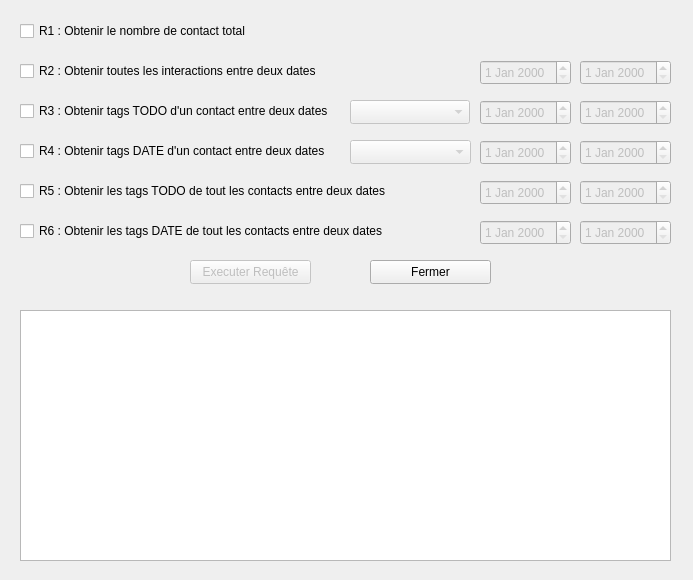
<?xml version="1.0" encoding="UTF-8"?>
<ui version="4.0">
 <class>UI_RequestContact</class>
 <widget class="QWidget" name="UI_RequestContact">
  <property name="windowModality">
   <enum>Qt::ApplicationModal</enum>
  </property>
  <property name="geometry">
   <rect>
    <x>0</x>
    <y>0</y>
    <width>693</width>
    <height>580</height>
   </rect>
  </property>
  <property name="windowTitle">
   <string>Requêtes</string>
  </property>
  <property name="windowIcon">
   <iconset resource="../ressources.qrc">
    <normaloff>:/Ressources/Icons/RequestContact.png</normaloff>:/Ressources/Icons/RequestContact.png</iconset>
  </property>
  <widget class="QPlainTextEdit" name="PT_ShowResults">
   <property name="enabled">
    <bool>true</bool>
   </property>
   <property name="geometry">
    <rect>
     <x>20</x>
     <y>310</y>
     <width>651</width>
     <height>251</height>
    </rect>
   </property>
   <property name="readOnly">
    <bool>true</bool>
   </property>
  </widget>
  <widget class="QCheckBox" name="CB_R1">
   <property name="geometry">
    <rect>
     <x>20</x>
     <y>20</y>
     <width>561</width>
     <height>22</height>
    </rect>
   </property>
   <property name="text">
    <string>R1 : Obtenir le nombre de contact total</string>
   </property>
   <property name="shortcut">
    <string>&amp;</string>
   </property>
  </widget>
  <widget class="QCheckBox" name="CB_R2">
   <property name="geometry">
    <rect>
     <x>20</x>
     <y>60</y>
     <width>561</width>
     <height>22</height>
    </rect>
   </property>
   <property name="text">
    <string>R2 : Obtenir toutes les interactions entre deux dates</string>
   </property>
   <property name="shortcut">
    <string>É</string>
   </property>
  </widget>
  <widget class="QDateEdit" name="DE_DateDebutR2">
   <property name="enabled">
    <bool>false</bool>
   </property>
   <property name="geometry">
    <rect>
     <x>480</x>
     <y>60</y>
     <width>91</width>
     <height>25</height>
    </rect>
   </property>
  </widget>
  <widget class="QDateEdit" name="DE_DateFinR2">
   <property name="enabled">
    <bool>false</bool>
   </property>
   <property name="geometry">
    <rect>
     <x>580</x>
     <y>60</y>
     <width>91</width>
     <height>25</height>
    </rect>
   </property>
  </widget>
  <widget class="QDateEdit" name="DE_DateDebutR3">
   <property name="enabled">
    <bool>false</bool>
   </property>
   <property name="geometry">
    <rect>
     <x>480</x>
     <y>100</y>
     <width>91</width>
     <height>25</height>
    </rect>
   </property>
  </widget>
  <widget class="QDateEdit" name="DE_DateFinR3">
   <property name="enabled">
    <bool>false</bool>
   </property>
   <property name="geometry">
    <rect>
     <x>580</x>
     <y>100</y>
     <width>91</width>
     <height>25</height>
    </rect>
   </property>
  </widget>
  <widget class="QCheckBox" name="CB_R3">
   <property name="geometry">
    <rect>
     <x>20</x>
     <y>100</y>
     <width>331</width>
     <height>22</height>
    </rect>
   </property>
   <property name="text">
    <string>R3 : Obtenir tags TODO d'un contact entre deux dates</string>
   </property>
   <property name="shortcut">
    <string>&quot;</string>
   </property>
  </widget>
  <widget class="QComboBox" name="L_ContactR3">
   <property name="enabled">
    <bool>false</bool>
   </property>
   <property name="geometry">
    <rect>
     <x>350</x>
     <y>100</y>
     <width>120</width>
     <height>24</height>
    </rect>
   </property>
   <property name="font">
    <font>
     <pointsize>8</pointsize>
    </font>
   </property>
   <property name="editable">
    <bool>false</bool>
   </property>
  </widget>
  <widget class="QCheckBox" name="CB_R4">
   <property name="geometry">
    <rect>
     <x>20</x>
     <y>140</y>
     <width>331</width>
     <height>22</height>
    </rect>
   </property>
   <property name="text">
    <string>R4 : Obtenir tags DATE d'un contact entre deux dates</string>
   </property>
   <property name="shortcut">
    <string>'</string>
   </property>
  </widget>
  <widget class="QDateEdit" name="DE_DateFinR4">
   <property name="enabled">
    <bool>false</bool>
   </property>
   <property name="geometry">
    <rect>
     <x>580</x>
     <y>140</y>
     <width>91</width>
     <height>25</height>
    </rect>
   </property>
  </widget>
  <widget class="QComboBox" name="L_ContactR4">
   <property name="enabled">
    <bool>false</bool>
   </property>
   <property name="geometry">
    <rect>
     <x>350</x>
     <y>140</y>
     <width>121</width>
     <height>24</height>
    </rect>
   </property>
   <property name="font">
    <font>
     <pointsize>8</pointsize>
    </font>
   </property>
  </widget>
  <widget class="QDateEdit" name="DE_DateDebutR4">
   <property name="enabled">
    <bool>false</bool>
   </property>
   <property name="geometry">
    <rect>
     <x>480</x>
     <y>140</y>
     <width>91</width>
     <height>25</height>
    </rect>
   </property>
  </widget>
  <widget class="QCheckBox" name="CB_R5">
   <property name="geometry">
    <rect>
     <x>20</x>
     <y>180</y>
     <width>401</width>
     <height>22</height>
    </rect>
   </property>
   <property name="text">
    <string>R5 : Obtenir les tags TODO de tout les contacts entre deux dates</string>
   </property>
   <property name="shortcut">
    <string>(</string>
   </property>
  </widget>
  <widget class="QDateEdit" name="DE_DateFinR5">
   <property name="enabled">
    <bool>false</bool>
   </property>
   <property name="geometry">
    <rect>
     <x>580</x>
     <y>180</y>
     <width>91</width>
     <height>25</height>
    </rect>
   </property>
  </widget>
  <widget class="QDateEdit" name="DE_DateDebutR5">
   <property name="enabled">
    <bool>false</bool>
   </property>
   <property name="geometry">
    <rect>
     <x>480</x>
     <y>180</y>
     <width>91</width>
     <height>25</height>
    </rect>
   </property>
  </widget>
  <widget class="QCheckBox" name="CB_R6">
   <property name="geometry">
    <rect>
     <x>20</x>
     <y>220</y>
     <width>401</width>
     <height>22</height>
    </rect>
   </property>
   <property name="text">
    <string>R6 : Obtenir les tags DATE de tout les contacts entre deux dates</string>
   </property>
   <property name="shortcut">
    <string>-</string>
   </property>
  </widget>
  <widget class="QDateEdit" name="DE_DateFinR6">
   <property name="enabled">
    <bool>false</bool>
   </property>
   <property name="geometry">
    <rect>
     <x>580</x>
     <y>220</y>
     <width>91</width>
     <height>25</height>
    </rect>
   </property>
  </widget>
  <widget class="QDateEdit" name="DE_DateDebutR6">
   <property name="enabled">
    <bool>false</bool>
   </property>
   <property name="geometry">
    <rect>
     <x>480</x>
     <y>220</y>
     <width>91</width>
     <height>25</height>
    </rect>
   </property>
  </widget>
  <widget class="QPushButton" name="B_ExecuterRequete">
   <property name="enabled">
    <bool>false</bool>
   </property>
   <property name="geometry">
    <rect>
     <x>190</x>
     <y>260</y>
     <width>121</width>
     <height>24</height>
    </rect>
   </property>
   <property name="text">
    <string>Executer Requête</string>
   </property>
   <property name="shortcut">
    <string>Return</string>
   </property>
  </widget>
  <widget class="QPushButton" name="B_Fermer">
   <property name="geometry">
    <rect>
     <x>370</x>
     <y>260</y>
     <width>121</width>
     <height>24</height>
    </rect>
   </property>
   <property name="text">
    <string>Fermer</string>
   </property>
   <property name="shortcut">
    <string>Esc</string>
   </property>
  </widget>
 </widget>
 <tabstops>
  <tabstop>CB_R1</tabstop>
  <tabstop>CB_R2</tabstop>
  <tabstop>DE_DateDebutR2</tabstop>
  <tabstop>DE_DateFinR2</tabstop>
  <tabstop>CB_R3</tabstop>
  <tabstop>L_ContactR3</tabstop>
  <tabstop>DE_DateDebutR3</tabstop>
  <tabstop>DE_DateFinR3</tabstop>
  <tabstop>CB_R4</tabstop>
  <tabstop>L_ContactR4</tabstop>
  <tabstop>DE_DateDebutR4</tabstop>
  <tabstop>DE_DateFinR4</tabstop>
  <tabstop>CB_R5</tabstop>
  <tabstop>DE_DateDebutR5</tabstop>
  <tabstop>DE_DateFinR5</tabstop>
  <tabstop>CB_R6</tabstop>
  <tabstop>DE_DateDebutR6</tabstop>
  <tabstop>DE_DateFinR6</tabstop>
  <tabstop>B_ExecuterRequete</tabstop>
  <tabstop>B_Fermer</tabstop>
  <tabstop>PT_ShowResults</tabstop>
 </tabstops>
 <resources>
  <include location="../ressources.qrc"/>
 </resources>
 <connections>
  <connection>
   <sender>CB_R6</sender>
   <signal>clicked()</signal>
   <receiver>UI_RequestContact</receiver>
   <slot>changementStatusCB()</slot>
   <hints>
    <hint type="sourcelabel">
     <x>25</x>
     <y>235</y>
    </hint>
    <hint type="destinationlabel">
     <x>42</x>
     <y>283</y>
    </hint>
   </hints>
  </connection>
  <connection>
   <sender>CB_R5</sender>
   <signal>clicked()</signal>
   <receiver>UI_RequestContact</receiver>
   <slot>changementStatusCB()</slot>
   <hints>
    <hint type="sourcelabel">
     <x>26</x>
     <y>191</y>
    </hint>
    <hint type="destinationlabel">
     <x>14</x>
     <y>267</y>
    </hint>
   </hints>
  </connection>
  <connection>
   <sender>CB_R4</sender>
   <signal>clicked()</signal>
   <receiver>UI_RequestContact</receiver>
   <slot>changementStatusCB()</slot>
   <hints>
    <hint type="sourcelabel">
     <x>31</x>
     <y>146</y>
    </hint>
    <hint type="destinationlabel">
     <x>8</x>
     <y>182</y>
    </hint>
   </hints>
  </connection>
  <connection>
   <sender>CB_R3</sender>
   <signal>clicked()</signal>
   <receiver>UI_RequestContact</receiver>
   <slot>changementStatusCB()</slot>
   <hints>
    <hint type="sourcelabel">
     <x>25</x>
     <y>110</y>
    </hint>
    <hint type="destinationlabel">
     <x>10</x>
     <y>132</y>
    </hint>
   </hints>
  </connection>
  <connection>
   <sender>CB_R2</sender>
   <signal>clicked()</signal>
   <receiver>UI_RequestContact</receiver>
   <slot>changementStatusCB()</slot>
   <hints>
    <hint type="sourcelabel">
     <x>28</x>
     <y>66</y>
    </hint>
    <hint type="destinationlabel">
     <x>9</x>
     <y>89</y>
    </hint>
   </hints>
  </connection>
  <connection>
   <sender>CB_R1</sender>
   <signal>clicked()</signal>
   <receiver>UI_RequestContact</receiver>
   <slot>changementStatusCB()</slot>
   <hints>
    <hint type="sourcelabel">
     <x>22</x>
     <y>31</y>
    </hint>
    <hint type="destinationlabel">
     <x>9</x>
     <y>46</y>
    </hint>
   </hints>
  </connection>
  <connection>
   <sender>B_Fermer</sender>
   <signal>clicked()</signal>
   <receiver>UI_RequestContact</receiver>
   <slot>close()</slot>
   <hints>
    <hint type="sourcelabel">
     <x>428</x>
     <y>273</y>
    </hint>
    <hint type="destinationlabel">
     <x>596</x>
     <y>279</y>
    </hint>
   </hints>
  </connection>
  <connection>
   <sender>B_ExecuterRequete</sender>
   <signal>clicked()</signal>
   <receiver>UI_RequestContact</receiver>
   <slot>ButtonDoRequest()</slot>
   <hints>
    <hint type="sourcelabel">
     <x>230</x>
     <y>282</y>
    </hint>
    <hint type="destinationlabel">
     <x>327</x>
     <y>297</y>
    </hint>
   </hints>
  </connection>
 </connections>
 <slots>
  <slot>changementStatusCB()</slot>
  <slot>ButtonDoRequest()</slot>
 </slots>
</ui>
